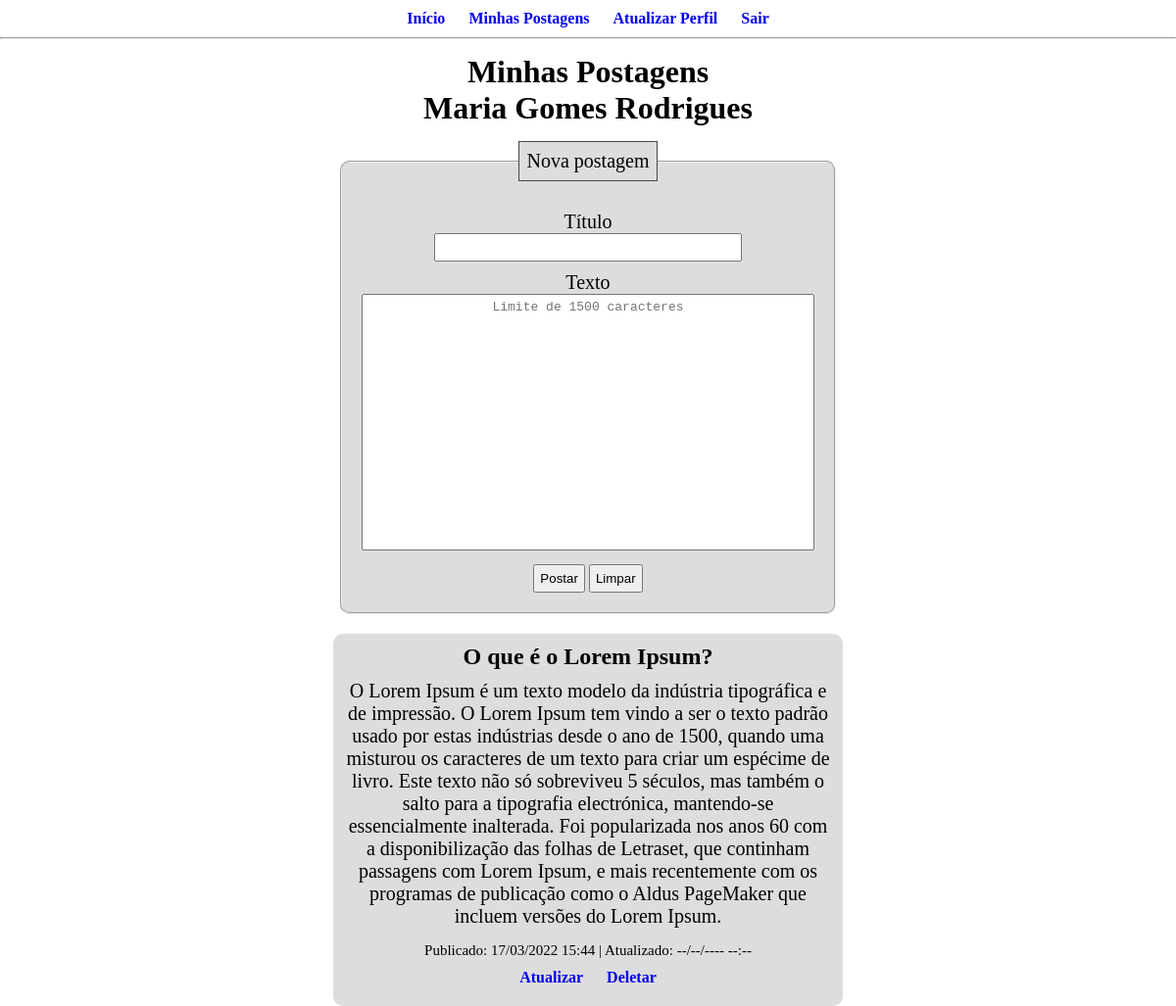
Page /minhas-postagens (signed in) on the committed database.
### blog/blueprints/database.py (models this page shows, shortened)
class User(UserMixin, db.Model):
    __tablename__ = "users"
    id = db.Column("id", db.Integer, primary_key=True, autoincrement=True)
    name = db.Column(db.String(60), nullable=False)
    name_user = db.Column(db.String(15), unique=True, nullable=False)
    password = db.Column(db.String(102), nullable=False)
    admin = db.Column(db.Boolean, default=False, nullable=False)

class Post(UserMixin, db.Model):
    __tablename__ = "posts"
    id = db.Column("id", db.Integer, primary_key=True, autoincrement=True)
    title = db.Column(db.String(50), nullable=False)
    text = db.Column(db.String(1500), nullable=False)
    created_date_time = db.Column(db.String(16), nullable=False)
    updated_date_time = db.Column(db.String(16), nullable=False)
    users_id = db.Column(db.Integer, db.ForeignKey("users.id"), nullable=False)

### blog/blueprints/blog.py (the view)
@bp.route("/minhas-postagens")
@login_required
def my_posts():
    try:
        posts = (
            Post.query.filter_by(users_id=current_user.id)
            .order_by(Post.id.desc())
            .all()
        )
        db.session.close()
        if posts == []:
            flash("Não há postagens!")
    except Exception as e:
        flash("Erro ao consultar postagens!")
        print(f"\nERRO AO CONSULTAR POSTAGENS: {e}")
    return render_template("blog/my_posts.html", title="Minhas Postagens", posts=posts)

### blog/blueprints/authentication.py (called while the page is built)
@login_manager.user_loader
def load_user(id):
    return User.query.get(id)

### blog/templates/blog/my_posts.html (shortened to what this page needs)
{% extends "base.html" %}
{% block body %}
<main>
    <h1>{{ title }}<br>{{ current_user.name }}</h1>
    <fieldset>
        <legend>Nova postagem</legend>
        <form action="/adicionar-postagem" method="post">
            <label>Título</label>
            <br>
            <input type="text" name="title" class="inp" maxlength="50" required>
            <br>
            <label>Texto</label>
            <br>
            <textarea name="text" class="tex" maxlength="1500" spellcheck="default"
                placeholder="Limite de 1500 caracteres" required></textarea>
            <br>
            <input type="submit" id="button" value="Postar">
            <input type="reset" id="button" value="Limpar">
        </form>
    </fieldset>
    {% if posts %}
    {% for post in posts %}
    <article id="art_post">
        <h2>{{ post.title }}</h2>
        <p>{{ post.text }}</p>
        <label id="lb_information">Publicado: {{ post.created_date_time }} | Atualizado: {{ post.updated_date_time
            }}</label>
        <ul>
            <li>
                <h4><a href="{{ url_for('blog.update_post', id=post.id) }}">Atualizar</a></h4>
            </li>
            <li>
                <h4><a href="{{ url_for('blog.delete_post', id=post.id) }}"
                        onclick="return confirm('Deseja deletar?');">Deletar</a></h4>
            </li>
        </ul>
    </article>
    {% endfor %}
    {% endif %}
</main>
{% endblock %}

### blog/static/css/general.css (style rules this page uses)
* { padding: 0; margin: 0; }
ul li a { text-decoration: none; }
ul li { list-style: none; display: inline-block; margin: 10px; }
main { text-align: center; margin: auto; }
fieldset { padding: 20px; width: fit-content; margin: auto; border-radius: 10px; background-color: rgb(221, 221, 221); }
h1 { margin-top: 15px; margin-bottom: 15px; }
textarea { resize: none; padding: 5px; font-size: 13px; }
.tex { width: 450px; height: 250px; text-align: center; }
label { font-size: 20px; display: inline-block; margin-top: 10px; }
#lb_information { font-size: 15px; margin-top: 15px; }
p { font-size: 20px; margin-top: 10px; }
legend { font-size: 20px; padding: 8px; border: 1px solid rgb(71, 71, 71); background-color: rgb(221, 221, 221); }
input { padding: 5px; }
.inp { width: 300px; text-align: center; }
#button { margin-top: 10px; }
#art_post { width: 500px; margin: auto; margin-top: 20px; padding: 10px; border-radius: 10px; background-color: rgb(221, 221, 221); }

### rows in the picture
User: name "Maria Gomes Rodrigues"
Post: title "O que é o Lorem Ipsum?", text "O Lorem Ipsum é um texto modelo da indústria tipográfica e de impressão. O Lorem Ipsum tem vindo a ser o texto padrão usado por estas indústrias desde o ano de 1500, quando uma misturou os caracteres de um texto para criar um espécime de livro. Este texto não só sobreviveu 5 séculos, mas também o salto para a tipografia electrónica, mantendo-se essencialmente inalterada. Foi popularizada nos anos 60 com a disponibilização das folhas de Letraset, que continham passagens com Lorem Ipsum, e mais recentemente com os programas de publicação como o Aldus PageMaker que incluem versões do Lorem Ipsum.", created_date_time "17/03/2022 15:44", updated_date_time "--/--/---- --:--"

### other values in the picture
{{ title }} "Minhas Postagens"
